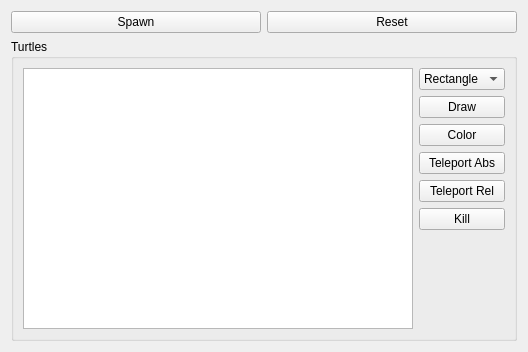
<?xml version="1.0" encoding="UTF-8"?>
<ui version="4.0">
 <class>Form</class>
 <widget class="QWidget" name="Form">
  <property name="geometry">
   <rect>
    <x>0</x>
    <y>0</y>
    <width>528</width>
    <height>352</height>
   </rect>
  </property>
  <property name="windowTitle">
   <string>Turtlesim</string>
  </property>
  <layout class="QGridLayout" name="gridLayout_2">
   <item row="2" column="0">
    <widget class="QPushButton" name="pb_reset_2">
     <property name="text">
      <string>Spawn</string>
     </property>
    </widget>
   </item>
   <item row="2" column="1">
    <widget class="QPushButton" name="pb_reset">
     <property name="text">
      <string>Reset</string>
     </property>
    </widget>
   </item>
   <item row="4" column="0" colspan="2">
    <widget class="QGroupBox" name="groupBox">
     <property name="title">
      <string>Turtles</string>
     </property>
     <layout class="QGridLayout" name="gridLayout">
      <item row="0" column="1">
       <widget class="QComboBox" name="cb_shape">
        <item>
         <property name="text">
          <string>Rectangle</string>
         </property>
        </item>
        <item>
         <property name="text">
          <string>Circle</string>
         </property>
        </item>
        <item>
         <property name="text">
          <string>Square</string>
         </property>
        </item>
       </widget>
      </item>
      <item row="3" column="1">
       <widget class="QPushButton" name="pb_draw_4">
        <property name="text">
         <string>Teleport Abs</string>
        </property>
       </widget>
      </item>
      <item row="2" column="1">
       <widget class="QPushButton" name="pb_draw_2">
        <property name="text">
         <string>Color</string>
        </property>
       </widget>
      </item>
      <item row="5" column="1">
       <widget class="QPushButton" name="pb_draw_3">
        <property name="text">
         <string>Kill</string>
        </property>
       </widget>
      </item>
      <item row="1" column="1">
       <widget class="QPushButton" name="pb_draw">
        <property name="text">
         <string>Draw</string>
        </property>
       </widget>
      </item>
      <item row="0" column="0" rowspan="7">
       <widget class="QListView" name="lv_turtles"/>
      </item>
      <item row="4" column="1">
       <widget class="QPushButton" name="pb_draw_5">
        <property name="text">
         <string>Teleport Rel</string>
        </property>
       </widget>
      </item>
     </layout>
    </widget>
   </item>
  </layout>
 </widget>
 <resources/>
 <connections/>
</ui>
